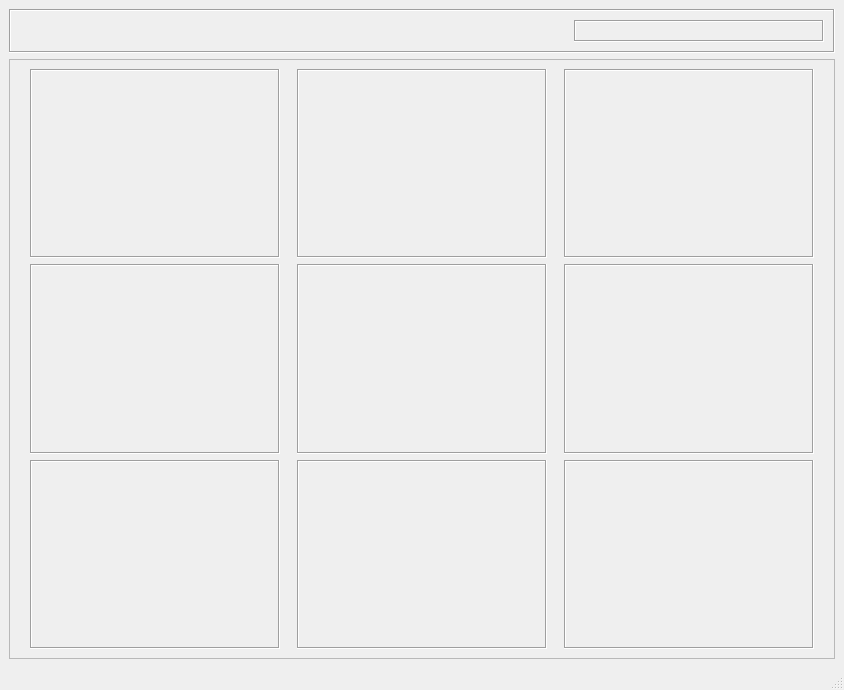
<?xml version="1.0" encoding="UTF-8"?>
<ui version="4.0">
 <class>MainWindow</class>
 <widget class="QMainWindow" name="MainWindow">
  <property name="geometry">
   <rect>
    <x>0</x>
    <y>0</y>
    <width>844</width>
    <height>690</height>
   </rect>
  </property>
  <property name="windowTitle">
   <string>JPEG-Decoder</string>
  </property>
  <property name="windowIcon">
   <iconset>
    <normaloff>Icons/icons8-data-matrix-code-100.png</normaloff>Icons/icons8-data-matrix-code-100.png</iconset>
  </property>
  <widget class="QWidget" name="centralwidget">
   <layout class="QGridLayout" name="gridLayout_2">
    <item row="0" column="0">
     <widget class="QFrame" name="horizontalFrame">
      <property name="frameShape">
       <enum>QFrame::Box</enum>
      </property>
      <property name="frameShadow">
       <enum>QFrame::Sunken</enum>
      </property>
      <layout class="QHBoxLayout" name="horizontalLayout">
       <item>
        <widget class="QPushButton" name="load">
         <property name="text">
          <string/>
         </property>
         <property name="icon">
          <iconset>
           <normaloff>Icons/icons8-insert-card-256.png</normaloff>Icons/icons8-insert-card-256.png</iconset>
         </property>
         <property name="iconSize">
          <size>
           <width>200</width>
           <height>200</height>
          </size>
         </property>
         <property name="flat">
          <bool>true</bool>
         </property>
        </widget>
       </item>
       <item>
        <widget class="QLabel" name="imageLoaded">
         <property name="maximumSize">
          <size>
           <width>250</width>
           <height>250</height>
          </size>
         </property>
         <property name="frameShape">
          <enum>QFrame::Box</enum>
         </property>
         <property name="frameShadow">
          <enum>QFrame::Sunken</enum>
         </property>
         <property name="text">
          <string/>
         </property>
        </widget>
       </item>
      </layout>
     </widget>
    </item>
    <item row="1" column="0">
     <widget class="QScrollArea" name="scrollArea">
      <property name="widgetResizable">
       <bool>true</bool>
      </property>
      <widget class="QWidget" name="scrollAreaWidgetContents_2">
       <property name="geometry">
        <rect>
         <x>0</x>
         <y>0</y>
         <width>824</width>
         <height>392</height>
        </rect>
       </property>
       <layout class="QGridLayout" name="gridLayout">
        <item row="1" column="2">
         <widget class="QLabel" name="label_6">
          <property name="maximumSize">
           <size>
            <width>250</width>
            <height>250</height>
           </size>
          </property>
          <property name="frameShape">
           <enum>QFrame::Box</enum>
          </property>
          <property name="frameShadow">
           <enum>QFrame::Sunken</enum>
          </property>
          <property name="text">
           <string/>
          </property>
         </widget>
        </item>
        <item row="2" column="0">
         <widget class="QLabel" name="label_7">
          <property name="maximumSize">
           <size>
            <width>250</width>
            <height>250</height>
           </size>
          </property>
          <property name="frameShape">
           <enum>QFrame::Box</enum>
          </property>
          <property name="frameShadow">
           <enum>QFrame::Sunken</enum>
          </property>
          <property name="text">
           <string/>
          </property>
         </widget>
        </item>
        <item row="0" column="0">
         <widget class="QLabel" name="label">
          <property name="maximumSize">
           <size>
            <width>250</width>
            <height>250</height>
           </size>
          </property>
          <property name="frameShape">
           <enum>QFrame::Box</enum>
          </property>
          <property name="frameShadow">
           <enum>QFrame::Sunken</enum>
          </property>
          <property name="text">
           <string/>
          </property>
         </widget>
        </item>
        <item row="2" column="1">
         <widget class="QLabel" name="label_8">
          <property name="maximumSize">
           <size>
            <width>250</width>
            <height>250</height>
           </size>
          </property>
          <property name="frameShape">
           <enum>QFrame::Box</enum>
          </property>
          <property name="frameShadow">
           <enum>QFrame::Sunken</enum>
          </property>
          <property name="text">
           <string/>
          </property>
         </widget>
        </item>
        <item row="0" column="2">
         <widget class="QLabel" name="label_3">
          <property name="maximumSize">
           <size>
            <width>250</width>
            <height>250</height>
           </size>
          </property>
          <property name="frameShape">
           <enum>QFrame::Box</enum>
          </property>
          <property name="frameShadow">
           <enum>QFrame::Sunken</enum>
          </property>
          <property name="text">
           <string/>
          </property>
         </widget>
        </item>
        <item row="1" column="1">
         <widget class="QLabel" name="label_5">
          <property name="maximumSize">
           <size>
            <width>250</width>
            <height>250</height>
           </size>
          </property>
          <property name="frameShape">
           <enum>QFrame::Box</enum>
          </property>
          <property name="frameShadow">
           <enum>QFrame::Sunken</enum>
          </property>
          <property name="text">
           <string/>
          </property>
         </widget>
        </item>
        <item row="1" column="0">
         <widget class="QLabel" name="label_4">
          <property name="maximumSize">
           <size>
            <width>250</width>
            <height>250</height>
           </size>
          </property>
          <property name="frameShape">
           <enum>QFrame::Box</enum>
          </property>
          <property name="frameShadow">
           <enum>QFrame::Sunken</enum>
          </property>
          <property name="text">
           <string/>
          </property>
         </widget>
        </item>
        <item row="0" column="1">
         <widget class="QLabel" name="label_2">
          <property name="maximumSize">
           <size>
            <width>250</width>
            <height>250</height>
           </size>
          </property>
          <property name="frameShape">
           <enum>QFrame::Box</enum>
          </property>
          <property name="frameShadow">
           <enum>QFrame::Sunken</enum>
          </property>
          <property name="text">
           <string/>
          </property>
         </widget>
        </item>
        <item row="2" column="2">
         <widget class="QLabel" name="label_9">
          <property name="maximumSize">
           <size>
            <width>250</width>
            <height>250</height>
           </size>
          </property>
          <property name="frameShape">
           <enum>QFrame::Box</enum>
          </property>
          <property name="frameShadow">
           <enum>QFrame::Sunken</enum>
          </property>
          <property name="text">
           <string/>
          </property>
         </widget>
        </item>
       </layout>
      </widget>
     </widget>
    </item>
   </layout>
  </widget>
  <widget class="QMenuBar" name="menubar">
   <property name="geometry">
    <rect>
     <x>0</x>
     <y>0</y>
     <width>844</width>
     <height>22</height>
    </rect>
   </property>
  </widget>
  <widget class="QStatusBar" name="statusbar"/>
 </widget>
 <resources/>
 <connections/>
</ui>
